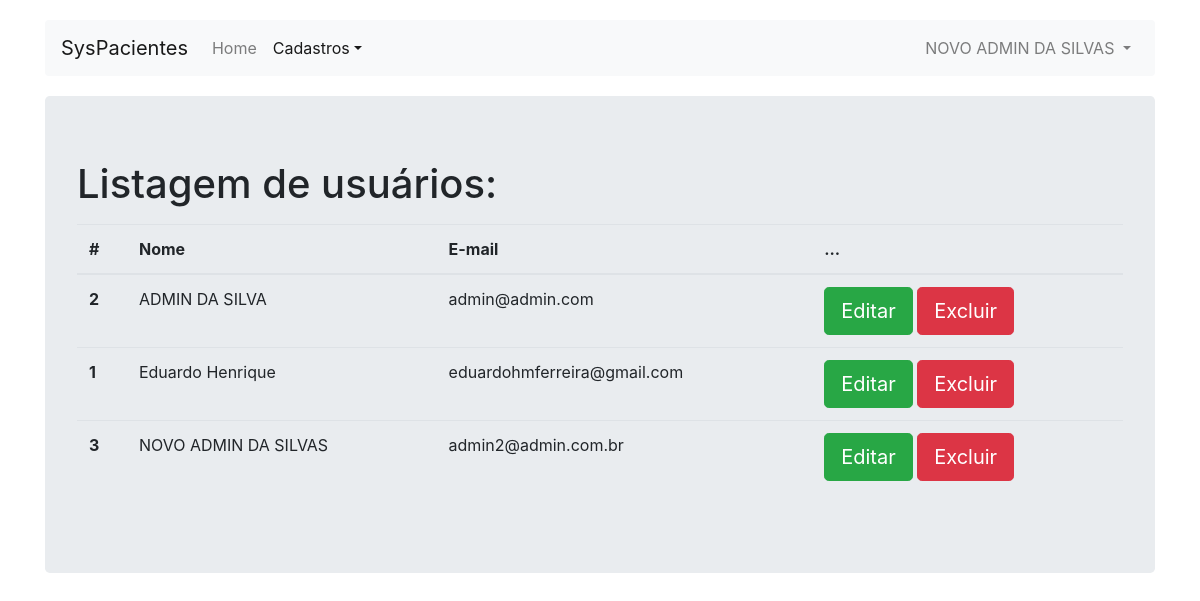
/usuario_list.php (signed in), run on the app's committed database.
### tables this page shows
CREATE TABLE `usuarios` (
  `id` int(11) NOT NULL AUTO_INCREMENT,
  `email` varchar(50) NOT NULL,
  `senha` varchar(10) NOT NULL,
  `nome` varchar(50) NOT NULL,
  PRIMARY KEY (`id`)
);

### usuario_list.php (the view, shortened to what this page needs)
<?php
   require_once('conexao.php');
   $id_usuario   = $_SESSION["id_usuario"];
   $nome_usuario = "";
   $sql = "SELECT nome FROM usuarios WHERE id = " . $id_usuario;
   $resp = mysqli_query($conexao_bd, $sql);
   if($rows=mysqli_fetch_row($resp)){
      $nome_usuario = $rows[0];
   }
?>
<!DOCTYPE html>
<html lang="pt-br">
<head>
    <link href="css/bootstrap.min.css" rel="stylesheet">
    <link href="css/navbar.css" rel="stylesheet">
</head>
<body>
    <div class="container">
      <nav class="navbar navbar-expand-lg navbar-light bg-light rounded">
        <a class="navbar-brand" href="#">SysPacientes</a>
        <div class="collapse navbar-collapse" id="navbarsExample09">
          <ul class="navbar-nav mr-auto">
            <li class="nav-item ">
              <a class="nav-link" href="admin.php">Home <span class="sr-only">(current)</span></a>
            </li>
            <li class="nav-item dropdown active">
              <a class="nav-link dropdown-toggle" href="#" id="dropdown09" data-toggle="dropdown" aria-haspopup="true" aria-expanded="false">Cadastros</a>
            </li>
          </ul>
          <ul class="navbar-nav navbar-right">
            <li class="nav-item dropdown">
                <a class="nav-link dropdown-toggle" href="#" id="dropdown10" data-toggle="dropdown" aria-haspopup="true" aria-expanded="false">
                  <?php echo($nome_usuario); ?>
                </a>
            </li>
          </ul>
        </div>
      </nav>
      <div class="jumbotron">
        <h1>Listagem de usuários:</h1>
        <table class="table">
        <p>
         <thead>
            <tr>
               <th scope="col">#</th>
               <th scope="col">Nome</th>
               <th scope="col">E-mail</th>
               <th scope="col">...</th>
            </tr>
         </thead>
         <tbody>
            <?php
               $sql = "SELECT id, nome, email FROM usuarios ORDER BY Nome";
               $resp = mysqli_query($conexao_bd, $sql);
               while($rows=mysqli_fetch_row($resp)){
                  $idUsuario   = $rows[0];
                  $nomeUsuario = $rows[1];
                  $email       = $rows[2];
                  echo("<tr>");
                  echo("<th scope='row'>$idUsuario</td>");
                  echo("<td>$nomeUsuario</td>");
                  echo("<td>$email</td>");
                  echo("<td>");
                  echo("<a class='btn btn-lg btn-success' href='usuario.php?idUsuario=$idUsuario' role='button'>Editar</a>&nbsp;");
                  echo("<a class='btn btn-lg btn-danger' href='usuario_excluir.php?idUsuario=$idUsuario' role='button'>Excluir</a>");
                  echo("</td>");
                  echo("</tr>");
               }
            ?>
         </tbody>
        </table>
      </div>
    </div>
</body>
</html>

### css/navbar.css (style rules this page uses)
body { padding-top: 20px; padding-bottom: 20px; }
.navbar { margin-bottom: 20px; }

### data on the page
usuarios: nome "NOVO ADMIN DA SILVAS", id "3", email "admin2@admin.com.br"
usuarios: id "2", nome "ADMIN DA SILVA", email "admin@admin.com"
usuarios: id "1", nome "Eduardo Henrique", email "eduardohmferreira@gmail.com"
